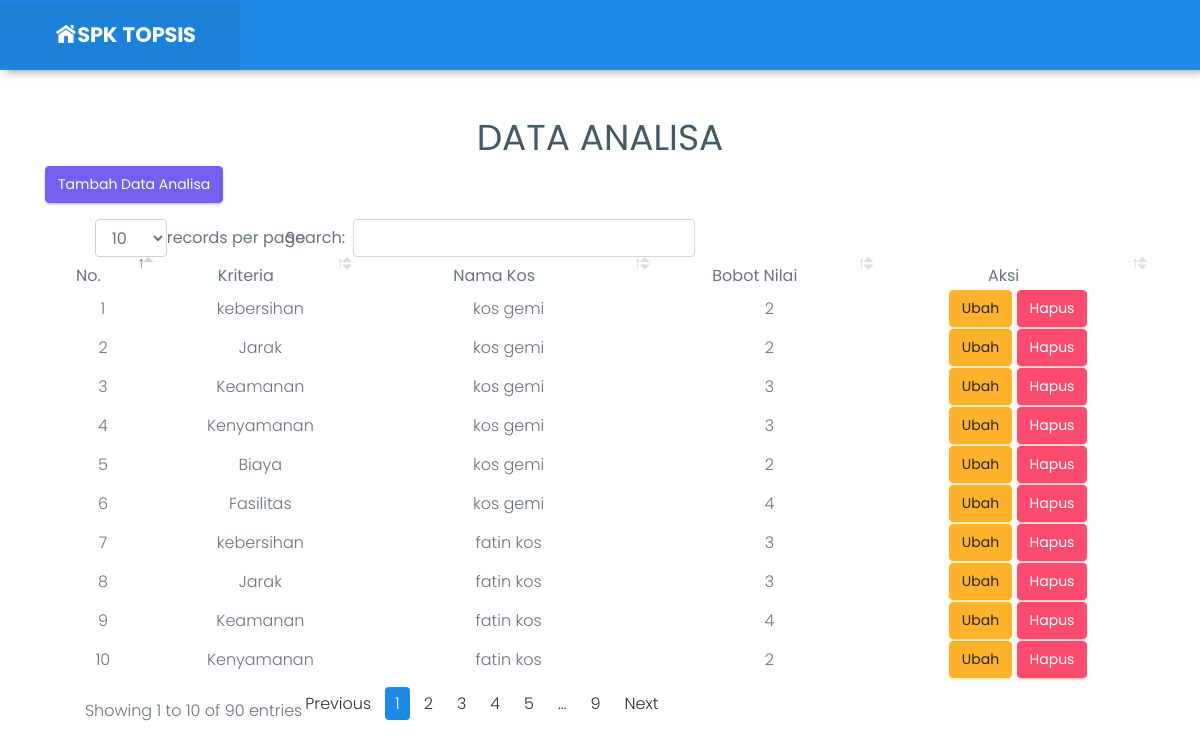
Screenshot of /indekos/analisa.php (signed in) with the database file from the repository.
### tables this page shows
CREATE TABLE `analisa` (
  `id_analisa` int(11) NOT NULL,
  `id_kriteria` int(11) NOT NULL,
  `id_pemilik` int(11) NOT NULL,
  `nilainya` varchar(11) NOT NULL
);

CREATE TABLE `kriteria` (
  `id_kriteria` int(11) NOT NULL,
  `atribut` varchar(50) NOT NULL,
  `bobot_nilai` varchar(50) NOT NULL,
  `nama_kriteria` varchar(50) NOT NULL
);

CREATE TABLE `pemilik` (
  `id_pemilik` int(11) NOT NULL,
  `user` varchar(50) NOT NULL,
  `nama` varchar(50) NOT NULL,
  `nama_kos` varchar(50) NOT NULL,
  `telepon` varchar(15) NOT NULL,
  `alamat` varchar(100) NOT NULL,
  `foto` varchar(50) NOT NULL,
  `status` varchar(10) NOT NULL
);

### indekos/analisa.php (the view, shortened to what this page needs)
<?php
  include "header.php";
?>
    <div class="container">
      <div class="row">
        <div class="col-lg-12 text-center">
          <h1 class="mt-5">DATA ANALISA</h1>
          <p align="left"><a class='btn btn-primary' href="tambahanalisa.php">Tambah Data Analisa</a></p>
          <div class="panel panel-default">
                        <div class="panel-body">
                            <div class="table-responsive">
                                <table id="datatable" class="display" style="width:100%">
                                    <thead>
                                        <tr>
                                            <th>No.</th>
                                            <th>Kriteria</th>
                                            <th>Nama Kos</th>
                                            <th>Bobot Nilai</th>
                                            <th>Aksi</th>
                                        </tr>
                                    </thead>
                                    <tbody>
                                        <?php
                                        $sql=mysql_query("SELECT * FROM kriteria,pemilik,analisa WHERE kriteria.id_kriteria = analisa.id_kriteria AND pemilik.id_pemilik = analisa.id_pemilik
                                            ORDER BY analisa.id_analisa DESC");
                                        $no=1;
                                        while ($row=mysql_fetch_array($sql)){?>
                                          <tr class='td' bgcolor='#FFF'>
                                            <td><?php echo $no;?></td>
                                            <td><?php echo $row['nama_kriteria'];?></td>
                                            <td><?php echo $row['nama_kos'];?></td>
                                            <td><?php echo $row['nilainya'];?></td>
                                        <?php
                                              print("
                                                <td>
                                                <a class='btn btn-warning' href=editanalisa.php?idk=$row[id_analisa]>
                                                Ubah
                                                </a>
                                                <a class='btn btn-danger' href=javascript:KonfirmasiHapus('deleteanalisa.php?idk','$row[id_analisa]')>
                                                Hapus
                                                </a>
                                                </td>
                                              </tr>");
                                              $no++;
                                        ?>
                                        <?php }?>
                                    </tbody>
                                </table>
                            </div>
                        </div>
                    </div>
        </div>
      </div>
    </div>

### indekos/header.php (shortened to what this page needs)
<!DOCTYPE html>
<html lang="en">
<head>
    <link href="assets/plugins/bootstrap/css/bootstrap.min.css" rel="stylesheet">
    <link href="css/bootstrap.css" rel="stylesheet">
    <link href="css/dataTables.bootstrap4.min.css" rel="stylesheet">
    <link href="css/style.css" rel="stylesheet">
    <link href="css/colors/blue.css" id="theme" rel="stylesheet">
</head>
<body class="fix-header fix-sidebar card-no-border">
    <div id="main-wrapper">
        <header class="topbar">
            <nav class="navbar top-navbar navbar-toggleable-sm navbar-light">
                <div class="navbar-header">
                    <a class="navbar-brand" href="index.html">
                        <span>
                         <img src="assets/images/logo-spk.png" class="light-logo" alt="homepage" /></span> </a>
                </div>
            </nav>
        </header>

### indekos/css/colors/blue.css (style rules this page uses)
.topbar { background: #1e88e5; }
.topbar .navbar-header { background: rgba(0, 0, 0, 0.05); }
.topbar .top-navbar .navbar-header .navbar-brand .light-logo { display: inline-block; color: rgba(255, 255, 255, 0.8); }

### rows the page displays
analisa: id_kriteria.nama_kriteria "kebersihan", id_pemilik.nama_kos "kos gemi", nilainya "2"
analisa: id_kriteria.nama_kriteria "Jarak", id_pemilik.nama_kos "kos gemi", nilainya "2"
analisa: id_kriteria.nama_kriteria "Keamanan", id_pemilik.nama_kos "kos gemi", nilainya "3"
analisa: id_kriteria.nama_kriteria "Kenyamanan", id_pemilik.nama_kos "kos gemi", nilainya "3"
analisa: id_kriteria.nama_kriteria "Biaya", id_pemilik.nama_kos "kos gemi", nilainya "2"
analisa: id_kriteria.nama_kriteria "Fasilitas", id_pemilik.nama_kos "kos gemi", nilainya "4"
analisa: id_kriteria.nama_kriteria "kebersihan", id_pemilik.nama_kos "fatin kos", nilainya "3"
analisa: id_kriteria.nama_kriteria "Jarak", id_pemilik.nama_kos "fatin kos", nilainya "3"
analisa: id_kriteria.nama_kriteria "Keamanan", id_pemilik.nama_kos "fatin kos", nilainya "4"
analisa: id_kriteria.nama_kriteria "Kenyamanan", id_pemilik.nama_kos "fatin kos", nilainya "2"
